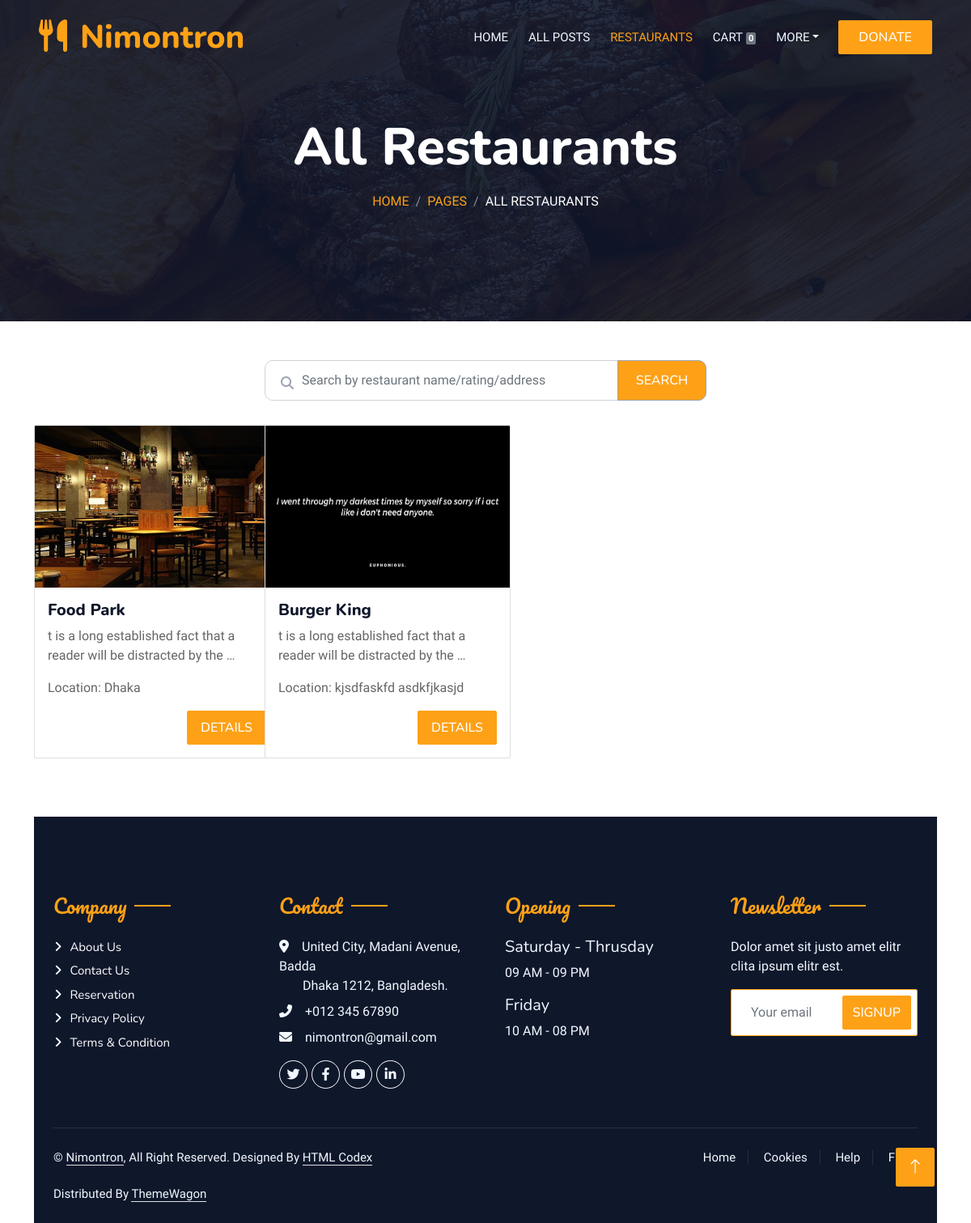
The app's page /customer_all_restaurants (signed in), older data.
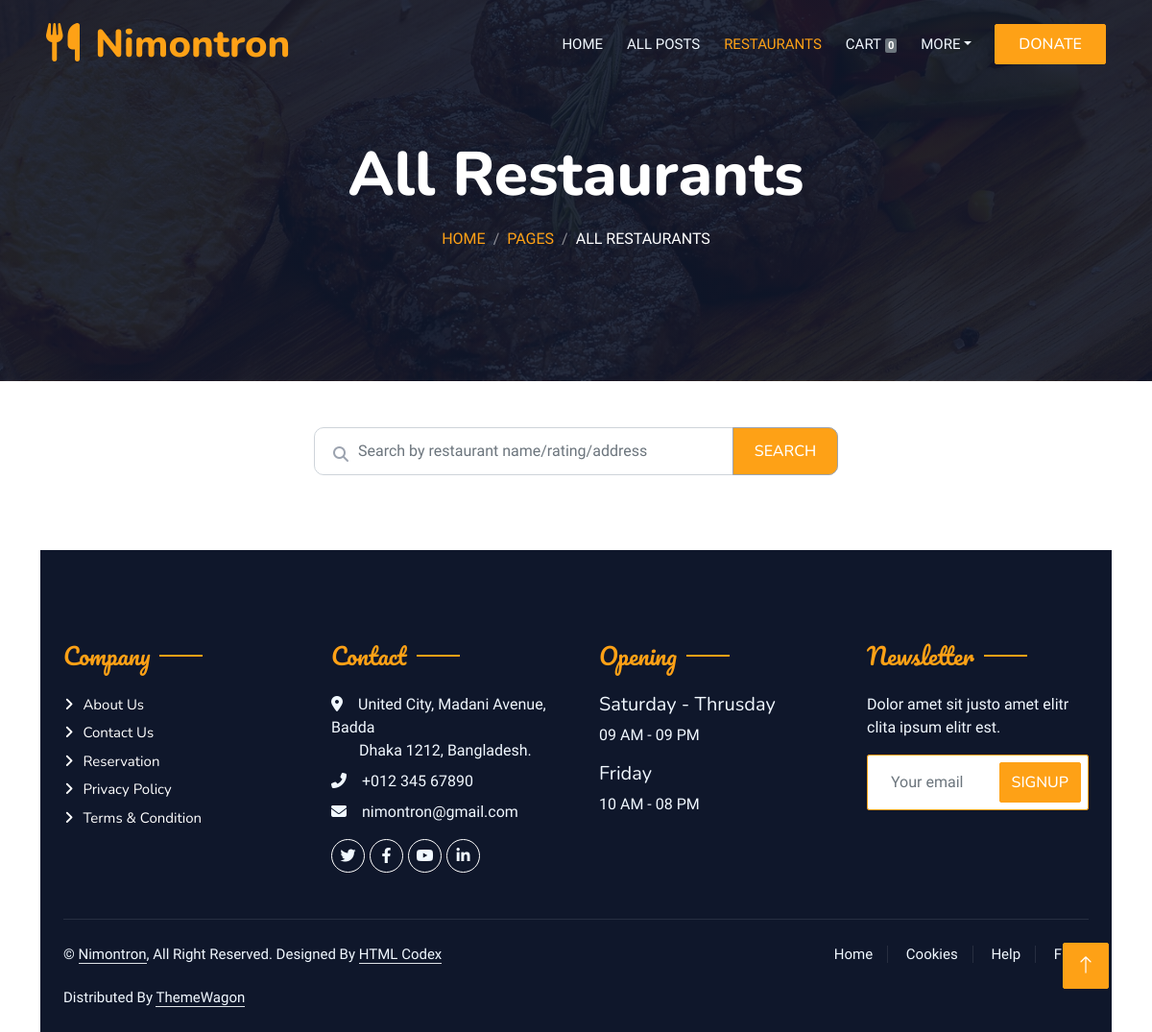
The same page, newer data.
### customers/models.py (models this page shows, shortened)
class Restaurant(models.Model):
    user = models.ForeignKey(User, on_delete=models.CASCADE)
    contact_no = models.CharField(max_length=15, null=True)
    description = models.TextField(max_length=255, blank=True)
    address = models.CharField(max_length=100)
    name = models.CharField(max_length=100, null=True)
    image = models.FileField(null=True)
    ratting = models.IntegerField(blank=True, null=True)
    type = models.CharField(max_length=15, null=True)
    facebook_page = models.CharField(max_length=50, null=True)
    status = models.CharField(max_length=20, null=True)

### customers/views.py (the view)
# urls.py: path('customer_all_restaurants', views.customer_all_restaurants, name='customer_all_restaurants'),
def customer_all_restaurants(request):
    if not request.user.is_authenticated:
        return redirect('customer:login_as')
    temp['title'] = 'All Restaurants'
    temp['sub_title'] = 'All Restaurants'
    temp['cart'] = navCart(request)
    if 'search' in request.GET:
        q2=request.GET['search']
        restaurant=Restaurant.objects.filter(Q(ratting__icontains=q2) | Q(description__icontains=q2)
        | Q(address__icontains=q2) | Q(type__icontains=q2) | Q(name__icontains=q2) )
    else:
        restaurant = Restaurant.objects.all().order_by('-type')
    temp['restaurant'] = restaurant
    return render(request, 'customers/customer_all_restaurants.html', temp)

### customers/views.py (called while the page is built)
def navCart(request):
    user=request.user
    cart = Cart.objects.filter(user=user).count()
    return cart

### customers/templates/customers/customer_all_restaurants.html (shortened to what this page needs)
{% include 'customers/customer_header.html' %}
{% load static %}
<div class="container">
    <form>
        <div class="row height d-flex justify-content-center align-items-center">
            <div class="col-md-6">
                <div class="form"> <i class="fa fa-search"></i> <input id="tag" name="search" type="text"
                        class="form-control form-input" placeholder="Search by restaurant name/rating/address"> <button
                        class="btn btn-primary">Search</button>
                </div>
            </div>
        </div>
    </form>
    <div class="row">
        {% for i in restaurant %}
        <div class="col-md-3">
            <div class="card mb-4" style="width: 19rem;">
                <img class="card-img-top" height="200px" src=" {{i.image.url}}" alt="Card image cap">
                <div class="card-body">
                    <h5 class="card-title">{{ i.user.first_name }}</h5>
                    <p class="card-text">
                        {{ i.description|truncatechars:70 }}
                        <br>
                    </p>
                    <p>
                        Location: {{i.address}}
                    </p>
                    <div class="d-grid gap-2 d-md-flex justify-content-md-end">
                        <a href="{% url 'customers:restaurant_all_post' %}" type="button" class="nav-item nav-link btn btn-primary {% if request.path == '/customer_all_post' %} active {% endif %}">Details</a>
                    </div>
                </div>
            </div>
        </div>
        {% endfor %}
    </div>
{% include 'customers/customer_footer.html' %}

Row changes from the older to the newer data that the page shows:
removed Restaurant: image (picture), user.first_name "Food Park", description "t is a long established fact that a reader will be distracted by the …", address "Dhaka"
removed Restaurant: image (picture), user.first_name "Burger King", description "t is a long established fact that a reader will be distracted by the …", address "kjsdfaskfd asdkfjkasjd"
